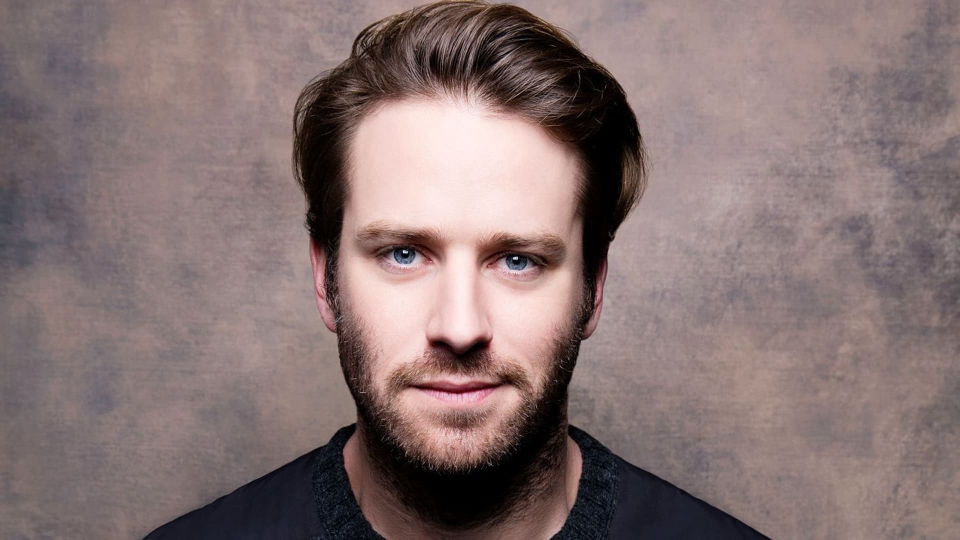
#> input picture Assignment_30/image.png, 1920 x 1080 px (shown at 1/2 size)
$ python rotation_photo.py
#> lines starting #> are read from the running program, lines starting #| are printed output that depends on the picture
### Assignment_30/TFLiteFaceDetector.py
from functools import partial
import cv2
import tensorflow as tf
import numpy as np


class UltraLightFaceDetecion():
    def __init__(self, filepath, input_size=(320, 240), conf_threshold=0.6,
                 center_variance=0.1, size_variance=0.2,
                 nms_max_output_size=200, nms_iou_threshold=0.3) -> None:

        self._feature_maps = np.array([[40, 30], [20, 15], [10, 8], [5, 4]])
        self._min_boxes = [[10, 16, 24], [32, 48], [64, 96], [128, 192, 256]]

        self._resize = partial(cv2.resize, dsize=input_size)
        self._input_size = np.array(input_size)[:, None]

        self._anchors_xy, self._anchors_wh = self._generate_anchors()
        self._conf_threshold = conf_threshold
        self._center_variance = center_variance
        self._size_variance = size_variance
        self._nms = partial(tf.image.non_max_suppression,
                            max_output_size=nms_max_output_size,
                            iou_threshold=nms_iou_threshold)

        self._interpreter = tf.lite.Interpreter(model_path=filepath)
        self._interpreter.allocate_tensors()

        input_details = self._interpreter.get_input_details()
        output_details = self._interpreter.get_output_details()

        self._set_input_tensor = partial(self._interpreter.set_tensor,
                                         input_details[0]["index"])
        self._get_boxes_tensor = partial(self._interpreter.get_tensor,
                                         output_details[0]["index"])
        self._get_scores_tensor = partial(self._interpreter.get_tensor,
                                          output_details[1]["index"])

    def _generate_anchors(self):
        anchors = []
        for feature_map_w_h, min_box in zip(self._feature_maps, self._min_boxes):

            wh_grid = min_box / self._input_size
            wh_grid = np.tile(wh_grid.T, (np.prod(feature_map_w_h), 1))

            xy_grid = np.meshgrid(range(feature_map_w_h[0]),
                                  range(feature_map_w_h[1]))
            xy_grid = np.add(xy_grid, 0.5)

            xy_grid /= feature_map_w_h[..., None, None]

            xy_grid = np.stack(xy_grid, axis=-1)
            xy_grid = np.tile(xy_grid, [1, 1, len(min_box)])
            xy_grid = xy_grid.reshape(-1, 2)

            prior = np.concatenate((xy_grid, wh_grid), axis=-1)
            anchors.append(prior)

        anchors = np.concatenate(anchors, axis=0)
        anchors = np.clip(anchors, 0.0, 1.0)

        return anchors[:, :2], anchors[:, 2:]

    # [56 lines left out: functions _pre_processing, inference, _post_processing, _decode_regression, not called in this run]


# [23 lines that do not run on import are left out]

### Assignment_30/rotation_photo.py
import cv2
import numpy as np
from TFLiteFaceDetector import UltraLightFaceDetecion
from TFLiteFaceAlignment import CoordinateAlignmentModel


# [82 lines left out: functions find_body_part, cut_face, remove_background, overlayPNG, add_filter, not called in this run]


image = cv2.imread("image.png")
#> image is the input picture: shape (1080, 1920, 3); mean B, G, R 114.4, 115, 133.9
reverse_image = cv2.flip(image, 0)
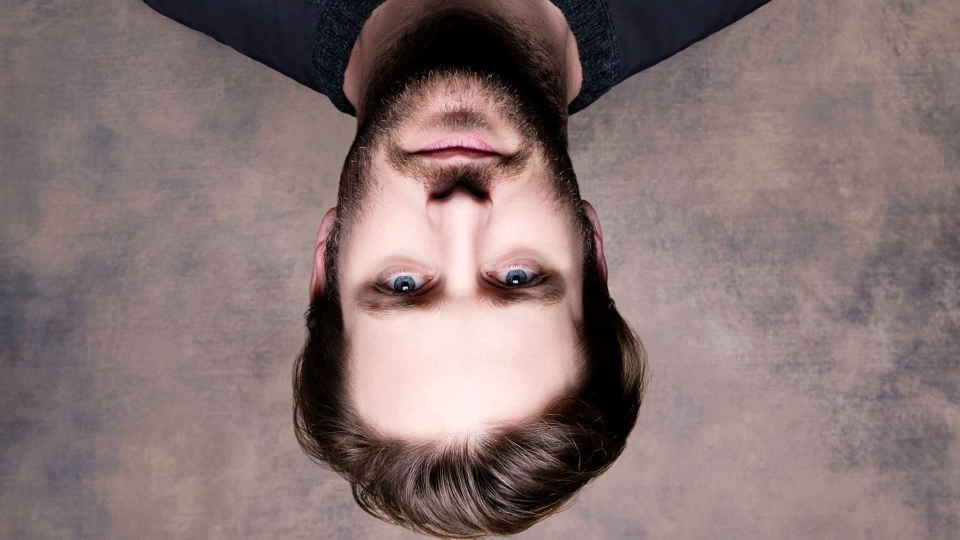
#> reverse_image: shape (1080, 1920, 3) (shown at 1/2 size); mean B, G, R 114.4, 115, 133.9

lips_landmarks_index = [52, 64, 63, 71, 67, 68, 61, 58, 59, 53, 56, 55]
left_eye_landmarks_index = [89, 90, 87, 91, 93, 96, 94, 95]
right_eye_landmarks_index = [39, 42, 40, 41, 35, 36, 33, 37]

fd = UltraLightFaceDetecion(
    "weights/RFB-320.tflite", conf_threshold=0.88)
#> (the run stopped early here; a loop or call above may not have finished)
